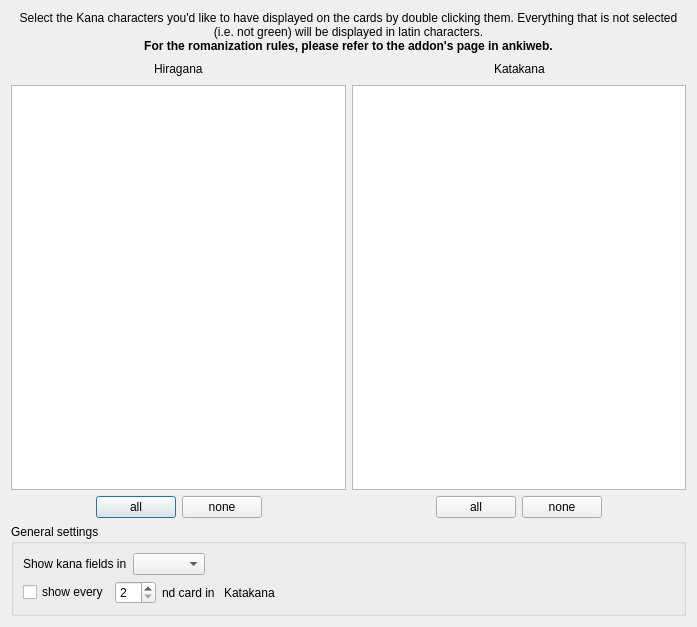
<?xml version="1.0" encoding="UTF-8"?>
<ui version="4.0">
 <class>KanaTrainerDialog</class>
 <widget class="QDialog" name="KanaTrainerDialog">
  <property name="geometry">
   <rect>
    <x>0</x>
    <y>0</y>
    <width>697</width>
    <height>627</height>
   </rect>
  </property>
  <property name="windowTitle">
   <string>Kana Trainer</string>
  </property>
  <layout class="QVBoxLayout" name="verticalLayout_3">
   <item>
    <widget class="QLabel" name="label_3">
     <property name="text">
      <string>&lt;html&gt;&lt;head/&gt;&lt;body&gt;&lt;p&gt;Select the Kana characters you'd like to have displayed on the cards by double clicking them. Everything that is not selected (i.e. not green) will be displayed in latin characters.&lt;br/&gt;&lt;span style=&quot; font-weight:600;&quot;&gt;For the romanization rules, please refer to the addon's page in ankiweb.&lt;/span&gt;&lt;/p&gt;&lt;/body&gt;&lt;/html&gt;</string>
     </property>
     <property name="alignment">
      <set>Qt::AlignCenter</set>
     </property>
     <property name="wordWrap">
      <bool>true</bool>
     </property>
    </widget>
   </item>
   <item>
    <layout class="QHBoxLayout" name="horizontalLayout_3">
     <item>
      <layout class="QVBoxLayout" name="verticalLayout_2">
       <item>
        <layout class="QHBoxLayout" name="horizontalLayout_2">
         <item>
          <spacer name="horizontalSpacer">
           <property name="orientation">
            <enum>Qt::Horizontal</enum>
           </property>
           <property name="sizeHint" stdset="0">
            <size>
             <width>40</width>
             <height>20</height>
            </size>
           </property>
          </spacer>
         </item>
         <item>
          <widget class="QLabel" name="label">
           <property name="text">
            <string>Hiragana</string>
           </property>
          </widget>
         </item>
         <item>
          <spacer name="horizontalSpacer_2">
           <property name="orientation">
            <enum>Qt::Horizontal</enum>
           </property>
           <property name="sizeHint" stdset="0">
            <size>
             <width>40</width>
             <height>20</height>
            </size>
           </property>
          </spacer>
         </item>
        </layout>
       </item>
       <item>
        <widget class="QTableView" name="hiraganaTableView"/>
       </item>
       <item>
        <layout class="QHBoxLayout" name="horizontalLayout_4">
         <item>
          <spacer name="horizontalSpacer_5">
           <property name="orientation">
            <enum>Qt::Horizontal</enum>
           </property>
           <property name="sizeHint" stdset="0">
            <size>
             <width>40</width>
             <height>20</height>
            </size>
           </property>
          </spacer>
         </item>
         <item>
          <widget class="QPushButton" name="selectAllHiraganaButton">
           <property name="text">
            <string>all</string>
           </property>
          </widget>
         </item>
         <item>
          <widget class="QPushButton" name="selectNoneHiraganaButton">
           <property name="text">
            <string>none</string>
           </property>
          </widget>
         </item>
         <item>
          <spacer name="horizontalSpacer_6">
           <property name="orientation">
            <enum>Qt::Horizontal</enum>
           </property>
           <property name="sizeHint" stdset="0">
            <size>
             <width>40</width>
             <height>20</height>
            </size>
           </property>
          </spacer>
         </item>
        </layout>
       </item>
      </layout>
     </item>
     <item>
      <layout class="QVBoxLayout" name="verticalLayout">
       <item>
        <layout class="QHBoxLayout" name="horizontalLayout">
         <item>
          <spacer name="horizontalSpacer_3">
           <property name="orientation">
            <enum>Qt::Horizontal</enum>
           </property>
           <property name="sizeHint" stdset="0">
            <size>
             <width>40</width>
             <height>20</height>
            </size>
           </property>
          </spacer>
         </item>
         <item>
          <widget class="QLabel" name="label_2">
           <property name="text">
            <string>Katakana</string>
           </property>
          </widget>
         </item>
         <item>
          <spacer name="horizontalSpacer_4">
           <property name="orientation">
            <enum>Qt::Horizontal</enum>
           </property>
           <property name="sizeHint" stdset="0">
            <size>
             <width>40</width>
             <height>20</height>
            </size>
           </property>
          </spacer>
         </item>
        </layout>
       </item>
       <item>
        <widget class="QTableView" name="katakanaTableView"/>
       </item>
       <item>
        <layout class="QHBoxLayout" name="horizontalLayout_5">
         <item>
          <spacer name="horizontalSpacer_7">
           <property name="orientation">
            <enum>Qt::Horizontal</enum>
           </property>
           <property name="sizeHint" stdset="0">
            <size>
             <width>40</width>
             <height>20</height>
            </size>
           </property>
          </spacer>
         </item>
         <item>
          <widget class="QPushButton" name="selectAllKatakanaButton">
           <property name="text">
            <string>all</string>
           </property>
          </widget>
         </item>
         <item>
          <widget class="QPushButton" name="selectNoneKatakanaButton">
           <property name="text">
            <string>none</string>
           </property>
          </widget>
         </item>
         <item>
          <spacer name="horizontalSpacer_8">
           <property name="orientation">
            <enum>Qt::Horizontal</enum>
           </property>
           <property name="sizeHint" stdset="0">
            <size>
             <width>40</width>
             <height>20</height>
            </size>
           </property>
          </spacer>
         </item>
        </layout>
       </item>
      </layout>
     </item>
    </layout>
   </item>
   <item>
    <widget class="QGroupBox" name="generalSettings">
     <property name="title">
      <string>General settings</string>
     </property>
     <layout class="QVBoxLayout" name="verticalLayout_5">
      <item>
       <layout class="QHBoxLayout" name="horizontalLayout_6">
        <item>
         <widget class="QLabel" name="label_4">
          <property name="text">
           <string>Show kana fields in</string>
          </property>
         </widget>
        </item>
        <item>
         <widget class="QComboBox" name="kanaTypeCombobox"/>
        </item>
        <item>
         <spacer name="horizontalSpacer_9">
          <property name="orientation">
           <enum>Qt::Horizontal</enum>
          </property>
          <property name="sizeHint" stdset="0">
           <size>
            <width>40</width>
            <height>20</height>
           </size>
          </property>
         </spacer>
        </item>
       </layout>
      </item>
      <item>
       <layout class="QHBoxLayout" name="horizontalLayout_7">
        <item>
         <widget class="QCheckBox" name="oppositeKanaCheckbox">
          <property name="text">
           <string>show every</string>
          </property>
         </widget>
        </item>
        <item>
         <widget class="QSpinBox" name="oppositeKanaSpinBox">
          <property name="minimum">
           <number>2</number>
          </property>
         </widget>
        </item>
        <item>
         <widget class="QLabel" name="label_5">
          <property name="text">
           <string>nd card in </string>
          </property>
         </widget>
        </item>
        <item>
         <widget class="QLabel" name="oppositeKanaLabel">
          <property name="text">
           <string>Katakana</string>
          </property>
         </widget>
        </item>
        <item>
         <spacer name="horizontalSpacer_10">
          <property name="orientation">
           <enum>Qt::Horizontal</enum>
          </property>
          <property name="sizeHint" stdset="0">
           <size>
            <width>40</width>
            <height>20</height>
           </size>
          </property>
         </spacer>
        </item>
       </layout>
      </item>
     </layout>
    </widget>
   </item>
  </layout>
 </widget>
 <resources/>
 <connections/>
</ui>
